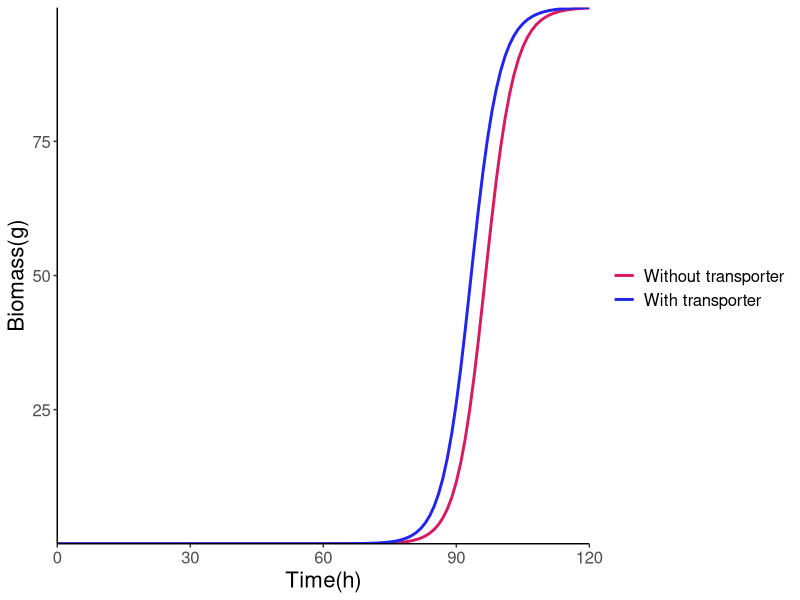
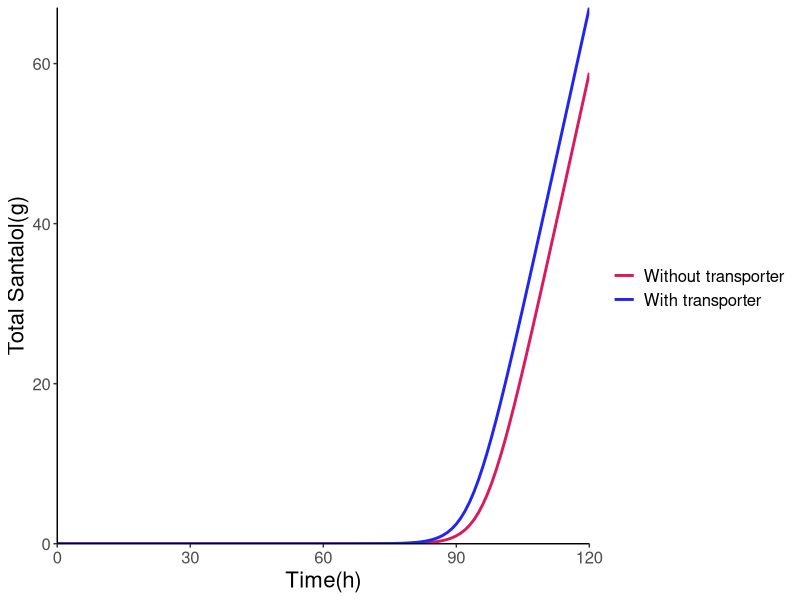

Write R code to recreate these figures, in order.
#Package: solve ode
library("deSolve")
#Define model without transporter 
model <- function (t, x, params) {
  P <- x[1]
  M <- x[2]
  
  r <- params["r"]
  C <- params["C"]
  d <- params["d"]
  k <- params["k"]
  
  
  
  dPdt <- (r-d*M)*P*((C-P)/C) 
  dMdt <- k*P
  dxdt <- c(dPdt, dMdt)
  list(dxdt)
}

params <- c(r=0.31271, C=100, d=0.001, k=0.0252)#h g
xstart<- c(P=2*10^-12, M=0) #2pg

times<-seq(from=0, to=120, by=1)
out<-ode(
  func = model,
  y = xstart,
  times = times,
  parms = params
)
out.df<-data.frame(out)
#Santalol 220.356 g/mol
###################################################################
#withtransporter
model2 <- function (t, x, params) {
  P <- x[1]
  M <- x[2]
  E <- x[3]
  
  r <- params["r"]
  C <- params["C"]
  d <- params["d"]
  k <- params["k"]
  Km <- params["Km"]
  Vmas <- params["Vmas"]
  
  
  #Michaelis Menten equation MATE
  #dE/dt=Vmax*[M]/(Km+[M])
  dPdt <- (r-d*M)*P*((C-P)/C) 
  dMdt <- k*P - (Vmas*M)/(Km+M)
  dEdt <- (Vmas*M)/(Km+M) #metabolite export by transporter
  
  dxdt <- c(dPdt, dMdt, dEdt)
  list(dxdt)
}
params <- c(r=0.31271, C=100, d=0.001, k=0.0252,Km=1.398*10^-8 ,Vmas=1.069*10^-6)
xstart<- c(P=2*10^-12, M=0, E=0)

times<-seq(from=0, to=120, by=1)
out<-ode(
  func = model2,
  y = xstart,
  times = times,
  parms = params
)
out.df1<-data.frame(out)
out.df1$Total<-out.df1$M+out.df1$E

biomassdf<-data.frame(out.df$time,out.df$P,out.df1$P)
colnames(biomassdf)<-c("Time","WithoutTransporter","WithTransporter")
library(ggplot2)
p<-ggplot(biomassdf,aes(x=Time))+
  geom_line(aes(y=WithoutTransporter,color="Without transporter"),linewidth=1)+
  geom_line(aes(y=WithTransporter,color="With transporter"),linewidth=1)+
  scale_colour_manual("", 
                      breaks = c("Without transporter", "With transporter"),
                      values = c("#D81B60", "#2224f0")) +
  scale_x_continuous(expand = c(0, 0)) + scale_y_continuous(expand = c(0, 0))+
  theme_classic()+
  xlab("Time(h)")+
  ylab("Biomass(g)")+
  theme(axis.text.x = element_text(size = 12),
        axis.title.x = element_text(size = 16),
        axis.text.y =  element_text(size = 12),
        axis.title.y = element_text(size = 16),
        legend.text = element_text(size = 12))
p
#####################################################
santaloldf<-data.frame(out.df$time,out.df$M,out.df1$Total)
colnames(santaloldf)<-c("Time","WithoutTransporter","WithTransporter")
s<-ggplot(santaloldf,aes(x=Time))+
  geom_line(aes(y=WithoutTransporter,color="Without transporter"),linewidth=1)+
  geom_line(aes(y=WithTransporter,color="With transporter"),linewidth=1)+
  scale_colour_manual("", 
                      breaks = c("Without transporter", "With transporter"),
                      values = c("#D81B60", "#2224f0")) +
  scale_x_continuous(expand = c(0, 0)) + scale_y_continuous(expand = c(0, 0))+
  theme_classic()+
  xlab("Time(h)")+
  ylab("Total Santalol(g)")+
  theme(axis.text.x = element_text(size = 12),
        axis.title.x = element_text(size = 16),
        axis.text.y =  element_text(size = 12),
        axis.title.y = element_text(size = 16),
        legend.text = element_text(size = 12))
s
